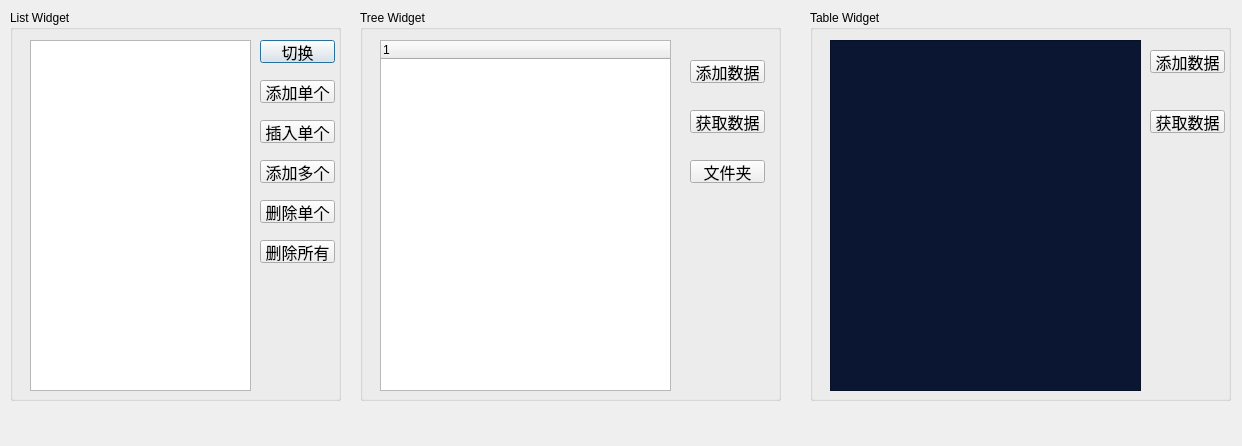
<?xml version="1.0" encoding="UTF-8"?>
<ui version="4.0">
 <class>ItemWidgetsDialog</class>
 <widget class="QDialog" name="ItemWidgetsDialog">
  <property name="geometry">
   <rect>
    <x>0</x>
    <y>0</y>
    <width>1242</width>
    <height>446</height>
   </rect>
  </property>
  <property name="windowTitle">
   <string>Item Widgets</string>
  </property>
  <widget class="QGroupBox" name="groupBox">
   <property name="geometry">
    <rect>
     <x>10</x>
     <y>10</y>
     <width>331</width>
     <height>391</height>
    </rect>
   </property>
   <property name="title">
    <string>List Widget</string>
   </property>
   <widget class="QListWidget" name="listWidget">
    <property name="geometry">
     <rect>
      <x>20</x>
      <y>30</y>
      <width>221</width>
      <height>351</height>
     </rect>
    </property>
   </widget>
   <widget class="QPushButton" name="btnChangeViewMode">
    <property name="geometry">
     <rect>
      <x>250</x>
      <y>30</y>
      <width>75</width>
      <height>23</height>
     </rect>
    </property>
    <property name="font">
     <font>
      <family>黑体</family>
      <pointsize>12</pointsize>
     </font>
    </property>
    <property name="text">
     <string>切换</string>
    </property>
   </widget>
   <widget class="QPushButton" name="btnAddOneListView">
    <property name="geometry">
     <rect>
      <x>250</x>
      <y>70</y>
      <width>75</width>
      <height>23</height>
     </rect>
    </property>
    <property name="font">
     <font>
      <family>黑体</family>
      <pointsize>12</pointsize>
     </font>
    </property>
    <property name="text">
     <string>添加单个</string>
    </property>
   </widget>
   <widget class="QPushButton" name="btnDelOneListView">
    <property name="geometry">
     <rect>
      <x>250</x>
      <y>190</y>
      <width>75</width>
      <height>23</height>
     </rect>
    </property>
    <property name="font">
     <font>
      <family>黑体</family>
      <pointsize>12</pointsize>
     </font>
    </property>
    <property name="text">
     <string>删除单个</string>
    </property>
   </widget>
   <widget class="QPushButton" name="btnInsertOneListView">
    <property name="geometry">
     <rect>
      <x>250</x>
      <y>110</y>
      <width>75</width>
      <height>23</height>
     </rect>
    </property>
    <property name="font">
     <font>
      <family>黑体</family>
      <pointsize>12</pointsize>
     </font>
    </property>
    <property name="text">
     <string>插入单个</string>
    </property>
   </widget>
   <widget class="QPushButton" name="btnAddMulListView">
    <property name="geometry">
     <rect>
      <x>250</x>
      <y>150</y>
      <width>75</width>
      <height>23</height>
     </rect>
    </property>
    <property name="font">
     <font>
      <family>黑体</family>
      <pointsize>12</pointsize>
     </font>
    </property>
    <property name="text">
     <string>添加多个</string>
    </property>
   </widget>
   <widget class="QPushButton" name="btnDelAllListView">
    <property name="geometry">
     <rect>
      <x>250</x>
      <y>230</y>
      <width>75</width>
      <height>23</height>
     </rect>
    </property>
    <property name="font">
     <font>
      <family>黑体</family>
      <pointsize>12</pointsize>
     </font>
    </property>
    <property name="text">
     <string>删除所有</string>
    </property>
   </widget>
  </widget>
  <widget class="QTreeWidget" name="treeWidget">
   <property name="geometry">
    <rect>
     <x>380</x>
     <y>40</y>
     <width>291</width>
     <height>351</height>
    </rect>
   </property>
   <column>
    <property name="text">
     <string notr="true">1</string>
    </property>
   </column>
  </widget>
  <widget class="QGroupBox" name="groupBox_2">
   <property name="geometry">
    <rect>
     <x>360</x>
     <y>10</y>
     <width>421</width>
     <height>391</height>
    </rect>
   </property>
   <property name="title">
    <string>Tree Widget</string>
   </property>
   <widget class="QPushButton" name="btnAddDataTreeView">
    <property name="geometry">
     <rect>
      <x>330</x>
      <y>50</y>
      <width>75</width>
      <height>23</height>
     </rect>
    </property>
    <property name="font">
     <font>
      <family>黑体</family>
      <pointsize>12</pointsize>
     </font>
    </property>
    <property name="text">
     <string>添加数据</string>
    </property>
   </widget>
   <widget class="QPushButton" name="btnGetDataTreeView">
    <property name="geometry">
     <rect>
      <x>330</x>
      <y>100</y>
      <width>75</width>
      <height>23</height>
     </rect>
    </property>
    <property name="font">
     <font>
      <family>黑体</family>
      <pointsize>12</pointsize>
     </font>
    </property>
    <property name="text">
     <string>获取数据</string>
    </property>
   </widget>
   <widget class="QPushButton" name="btnOpenFolderTreeView">
    <property name="geometry">
     <rect>
      <x>330</x>
      <y>150</y>
      <width>75</width>
      <height>23</height>
     </rect>
    </property>
    <property name="font">
     <font>
      <family>黑体</family>
      <pointsize>12</pointsize>
     </font>
    </property>
    <property name="text">
     <string>文件夹</string>
    </property>
   </widget>
  </widget>
  <widget class="QTableWidget" name="tableWidget">
   <property name="geometry">
    <rect>
     <x>830</x>
     <y>40</y>
     <width>311</width>
     <height>351</height>
    </rect>
   </property>
   <property name="styleSheet">
    <string notr="true">/*标题头整个区域*/
QHeaderView 
{
background:transparent;
}

/*标题头 每个单独的标题区域*/
QHeaderView::section
{
    color:#FFFFFF; 
    background:#60669B; 
    border: 1px solid rgb(255, 255, 255); 
    text-align:center; 
}

/*整个表格的背景颜色*/
QTableWidget
{
	color: rbg(255, 255, 255);
	background-color: rgb(11, 22, 51);
}
 
/*每个单元格*/
QTableWidget::item
{
	color: rgb(255, 255, 255);
	border-bottom:1px solid rgb(255, 255, 255) ;
}

/*单元格被选中状态*/
QTableWidget::item::selected     
{
    color:red; 
    background:#EFF4FF;         
}

/*垂直滑动条*/
QScrollBar:vertical
{
	background:rgb(11, 22, 51); 
	border:1px solid grey;   
	border-radius:9px;       
	width: 18px;     
}

QScrollBar:horizontal
{
	background:rgb(11, 22, 51); 
	border:1px solid grey;
}
</string>
   </property>
  </widget>
  <widget class="QGroupBox" name="groupBox_3">
   <property name="geometry">
    <rect>
     <x>810</x>
     <y>10</y>
     <width>421</width>
     <height>391</height>
    </rect>
   </property>
   <property name="title">
    <string>Table Widget</string>
   </property>
   <widget class="QPushButton" name="btnAddDataTableView">
    <property name="geometry">
     <rect>
      <x>340</x>
      <y>40</y>
      <width>75</width>
      <height>23</height>
     </rect>
    </property>
    <property name="font">
     <font>
      <family>黑体</family>
      <pointsize>12</pointsize>
     </font>
    </property>
    <property name="text">
     <string>添加数据</string>
    </property>
   </widget>
   <widget class="QPushButton" name="btnGetDataTableView">
    <property name="geometry">
     <rect>
      <x>340</x>
      <y>100</y>
      <width>75</width>
      <height>23</height>
     </rect>
    </property>
    <property name="font">
     <font>
      <family>黑体</family>
      <pointsize>12</pointsize>
     </font>
    </property>
    <property name="text">
     <string>获取数据</string>
    </property>
   </widget>
  </widget>
  <zorder>groupBox_3</zorder>
  <zorder>groupBox_2</zorder>
  <zorder>groupBox</zorder>
  <zorder>treeWidget</zorder>
  <zorder>tableWidget</zorder>
 </widget>
 <resources/>
 <connections/>
</ui>
